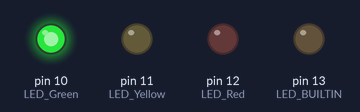
The sketch below on a simulated Arduino Uno, built with avr-gcc and run on an emulated ATmega328P. On the bench: output pins drawn as LEDs (lit = HIGH).

Above: at 2.5 s.
At 5.5 s:
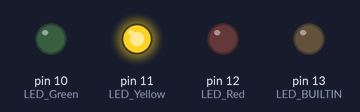
At 8.5 s:
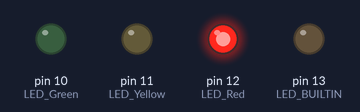
Timing chart, 0 to 14.3 s (numbered marks = the images above):
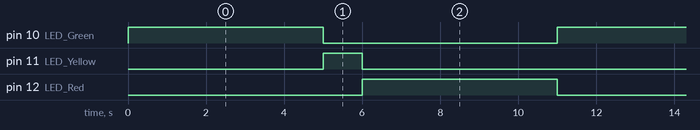

Measured:
- by itself, pin 10 (LED_Green), pin 12 (LED_Red): alternates HIGH for 5.0 s and LOW for 6.0 s
- by itself, pin 11 (LED_Yellow): alternates HIGH for 1.0 s and LOW for 10.0 s
- by itself, everything shown: repeats every 11.0 s, in 3 steps

The sketch:

Code_002.ino
```cpp
#define LED_Green     10
#define LED_Yellow    11
#define LED_Red       12

// the setup function runs once when you press reset or power the board
void setup() {
  // initialize digital pin LED_BUILTIN as an output.
  pinMode(LED_BUILTIN, OUTPUT);
  pinMode(LED_Green, OUTPUT);
  pinMode(LED_Yellow, OUTPUT);
  pinMode(LED_Red, OUTPUT);
}

// the loop function runs over and over again forever
void loop() {
  digitalWrite(LED_Green, HIGH);
  digitalWrite(LED_Yellow, LOW);
  digitalWrite(LED_Red, LOW);
  delay(5000);                       // wait for a second
  digitalWrite(LED_Green, LOW);
  digitalWrite(LED_Yellow, HIGH);
  digitalWrite(LED_Red, LOW);
  delay(1000);
  digitalWrite(LED_Green, LOW);
  digitalWrite(LED_Yellow, LOW);
  digitalWrite(LED_Red, HIGH);
  delay(5000);
}
```
